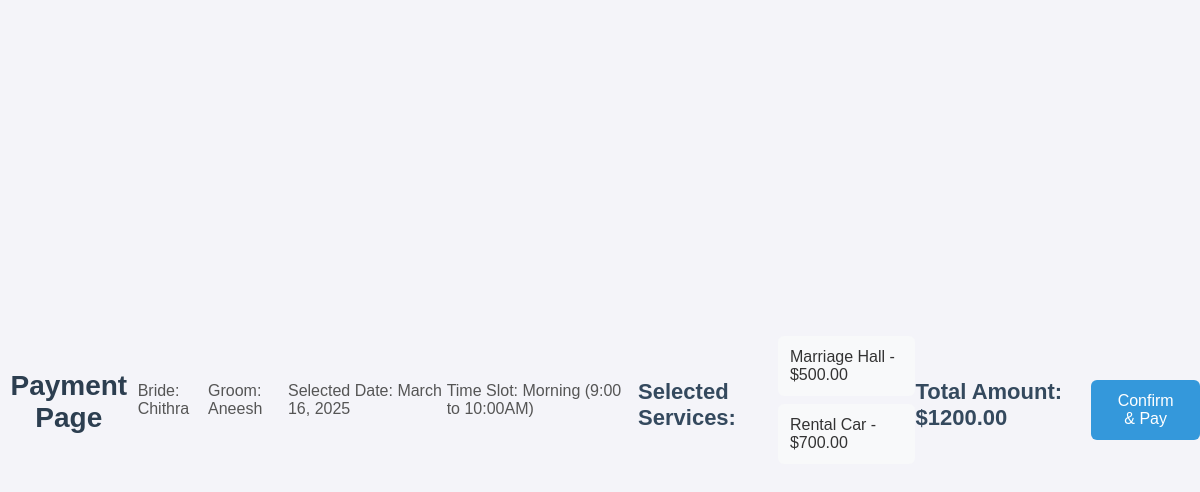
Page /payment/35/ (signed in) on the committed database.
### temple/models.py (models this page shows, shortened)
class MarriageBooking(models.Model):
    user = models.ForeignKey(User, on_delete=models.CASCADE)
    bride_name = models.CharField(max_length=100)
    groom_name = models.CharField(max_length=100)
    date = models.DateField()
    time_slot = models.CharField(max_length=50)
    services = models.ManyToManyField(OptionalService, blank=True)
    total_amount = models.DecimalField(max_digits=10, decimal_places=2, default=0.00)  # Save total amount
    Payment_status = models.CharField(max_length=200, null=True, default="Pending")
    class Meta:
        unique_together = None

class OptionalService(models.Model):
    service_name = models.CharField(max_length=255, unique=True)
    price = models.DecimalField(max_digits=10, decimal_places=2)

### temple/views.py (the view, shortened to what this page needs)
# urls.py: path('payment/<int:booking_id>/', temple.views.payment_page, name='payment_page'),
@login_required
def payment_page(request, booking_id):
    booking = get_object_or_404(MarriageBooking, id=booking_id)
    total_price = sum(service.price for service in booking.services.all())  # Calculate total price
    return render(request, 'payment.html', {"booking": booking, "total_price": total_price})

### Templates/payment.html (shortened to what this page needs)
<!DOCTYPE html>
<html>
<head>
</head>
<body>
<h2>Payment Page</h2>
<p>Bride: {{ booking.bride_name }}</p>
<p>Groom: {{ booking.groom_name }}</p>
<p>Selected Date: {{ booking.date }}</p>
<p>Time Slot: {{ booking.time_slot }}</p>
<h3>Selected Services:</h3>
<ul>
    {% for service in booking.services.all %}
    <li>{{ service.service_name }} - ${{ service.price }}</li>
    {% endfor %}
</ul>
<h3>Total Amount: ${{ total_price }}</h3>
<form method="POST" onsubmit="confirmPayment(event)">
    <button type="submit">Confirm & Pay</button>
</form>
</body>
</html>

### Templates/payment.html (style rules this page uses)
body { font-family: 'Arial', sans-serif; background-color: #f4f4f9; color: #333; margin: 0; padding: 0; display: flex; justify-content: center; align-items: center; min-height: 100vh; }
h2 { font-size: 28px; color: #2c3e50; margin-bottom: 20px; text-align: center; }
h3 { font-size: 22px; color: #34495e; margin-top: 20px; margin-bottom: 10px; }
p { font-size: 16px; color: #555; margin: 8px 0; }
ul { list-style-type: none; padding: 0; margin: 0; }
ul li { background-color: #f8f9fa; margin: 8px 0; padding: 12px; border-radius: 6px; font-size: 16px; color: #333; display: flex; justify-content: space-between; align-items: center; }
button { background-color: #3498db; color: white; border: none; padding: 12px 24px; font-size: 16px; border-radius: 6px; cursor: pointer; transition: background-color 0.3s ease; width: 100%; margin-top: 20px; }

### rows in the picture
MarriageBooking: bride_name "Chithra", groom_name "Aneesh", date "March 16, 2025", time_slot "Morning (9:00 to 10:00AM)"
OptionalService: service_name "Marriage Hall", price "500.00"
OptionalService: service_name "Rental Car", price "700.00"

### other values in the picture
{{ total_price }} "1200.00"
